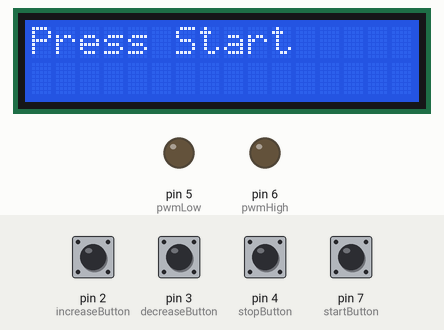
This sketch was run on a simulated Arduino Uno, built with avr-gcc and run on an emulated ATmega328P. Parts: 16×2 character LCD, output pins drawn as LEDs (lit = HIGH). The inputs (shaded band) are chosen by the test bench; at power-on: pin 2 (increaseButton), pin 3 (decreaseButton), pin 4 (stopButton), pin 7 (startButton) HIGH.

Above: at 4.2 s.
4.3 s: pin 7 (startButton) pulled LOW for 0.15 s
At 4.9 s:
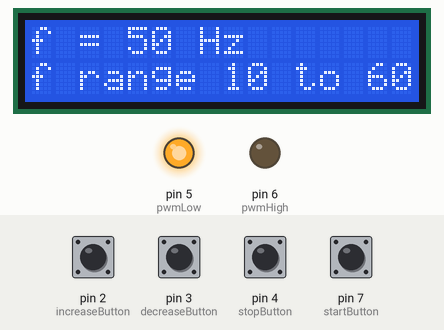
5.9 s: pin 4 (stopButton) pulled LOW for 0.15 s
At 6.2 s:
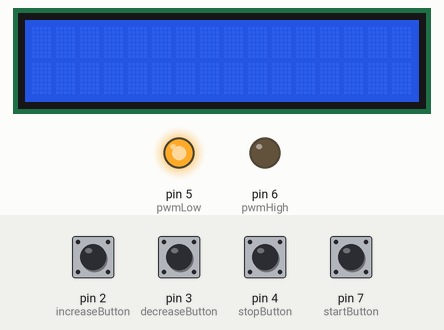
7.5 s: pin 7 (startButton) pulled LOW for 1 s
At 8.6 s:
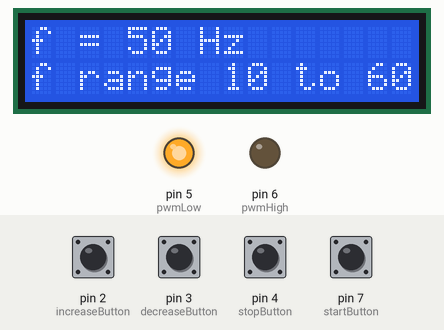
10.0 s: pin 2 (increaseButton) pulled LOW for 0.15 s
At 11.3 s:
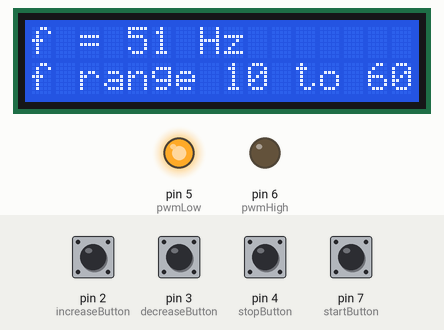
11.6 s: pin 4 (stopButton) pulled LOW for 1 s
At 13.5 s:
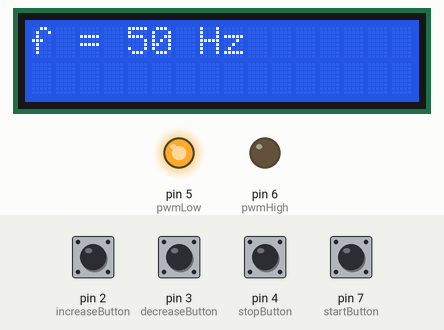
Timing chart, 0 to 15.0 s (numbered marks = the images above; inputs shaded):
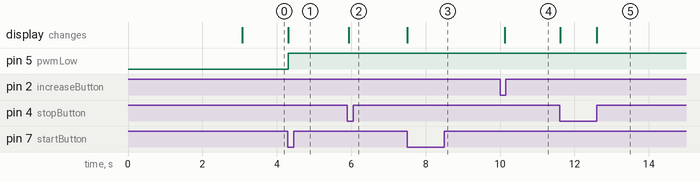

The sketch:

sketch_apr25a.ino
```cpp
#include <LiquidCrystal.h>

const int increaseButton = 2;  // Pin connected to increase frequency button (Active-LOW)
const int decreaseButton = 3;  // Pin connected to decrease frequency button (Active-LOW)
const int stopButton = 4;      // Pin connected to stop button (Active-LOW)
const int startButton = 7;     // Pin connected to start button (Active-LOW)

const int pwmHigh = 6;  // PWM High side output pin for VFD control
const int pwmLow = 5;   // PWM Low side output pin for VFD control
const int lcdRS = 13, lcdEn = 12, lcdD4 = 11, lcdD5 = 10, lcdD6 = 9, lcdD7 = 8;

LiquidCrystal lcd(lcdRS, lcdEn, lcdD4, lcdD5, lcdD6, lcdD7);  // Initialize LCD

const int numReadings = 10;
int readings[numReadings];  // the readings from the analog input
int index = 0;              // the index of the current reading
int total = 0;              // the running total
int average = 0;            // the average

const int frequencyMin = 10;
const int frequencyMax = 60;
int frequency = 50;
int freqTriangle = 5000;
int freqError = 5;
unsigned long previousMillis = 0;
const long interval = 20;  //interval at which to blink (milliseconds)

volatile bool increaseFlag = false;
volatile bool decreaseFlag = false;

void setup() {
  pinMode(startButton, INPUT_PULLUP);
  pinMode(stopButton, INPUT_PULLUP);
  pinMode(increaseButton, INPUT_PULLUP);
  pinMode(decreaseButton, INPUT_PULLUP);
  pinMode(pwmHigh,OUTPUT);
  pinMode(pwmLow,OUTPUT);

  lcd.begin(16, 2);
  lcd.print("Hello World!");
  delay(3000);
  lcd.clear();
  lcd.print("Press Start");
  for (int thisReading = 0; thisReading < numReadings; thisReading++) {
    readings[thisReading] = 0;
  }

  attachInterrupt(digitalPinToInterrupt(increaseButton), increaseISR, FALLING);
  attachInterrupt(digitalPinToInterrupt(decreaseButton), decreaseISR, FALLING);
}

void loop() {
  static bool started = false;
  static bool stopped = false;
  static int prevFrequency = frequency;

  if (digitalRead(startButton) == LOW && !started) {
    started = true;
    stopped = false;
    lcd.clear();
    lcd.print("f = " + String(frequency) + " Hz");
    lcd.setCursor(0, 1);
    lcd.print("f range 10 to 60 Hz");
  }

  if (started) {
    unsigned long currentMillis = millis();

    if (increaseFlag) {
      increaseFlag = false;
      if (frequency < frequencyMax) {
        frequency++;
      }
    }

    if (decreaseFlag) {
      decreaseFlag = false;
      if (frequency > frequencyMin) {
        frequency--;
      }
    }

    if (currentMillis - previousMillis >= interval) {
      previousMillis = currentMillis;
      updatePWM(frequency);
    }

    if (digitalRead(stopButton) == LOW) {
      stopped = true;
      started = false;
      lcd.clear();
      frequency = 50;
      while (digitalRead(stopButton) == LOW);
    }

    if (frequency != prevFrequency) {
      lcd.setCursor(0, 0);
      lcd.print("f = " + String(frequency) + " Hz");
      prevFrequency = frequency;
    }
  }
}

void updatePWM(int frequency) {
  int amplitude = 128;  // Adjust this for desired output range (0-255)
  for (int i = 0; i < 256; i++) {
    // Calculate sine wave value (0 to peak-to-peak amplitude)
    float sineValue = amplitude * sin(2 * PI * frequency * millis() / 1000.0);
    float triangleValue ;
    // Calculate triangle wave value (peak-to-peak amplitude is 256)
    if ( sineValue > 0 ) {
      triangleValue = triangularWave(5000.0 , 128 , 128);
    }
    else {
      triangleValue = triangularWave(5000.0 , 128 , 0);
    }

    // Compare sine and triangle wave values for PWM output
    int highDutyCycle = 0;
    int lowDutyCycle = 0;
    if (sineValue > triangleValue) {
      highDutyCycle = 255;
    } else {
      lowDutyCycle = 255;
    }

    analogWrite(pwmHigh, highDutyCycle);
    analogWrite(pwmLow, lowDutyCycle);
  }
}

void increaseISR() {
  increaseFlag = true;
}

void decreaseISR() {
  decreaseFlag = true;
}

float triangularWave(float frequency, float amplitude, float offset) {
  float phase = (millis() * frequency) / 1000.0; // calculate phase based on time and frequency
  phase = phase - floor(phase); // wrap phase to 0-1 range
  float value;
  if (phase < 0.5) {
    value = (phase / 0.5) * amplitude + offset;
  } else {
    value = (1 - (phase - 0.5) / 0.5) * amplitude + offset;
  }
  return value;
}
```

Measured:
- after the input at 4.3 s, pin 5 (pwmLow): LOW → HIGH at once; the display: changes at once (image 1)
- after the input at 5.9 s, the display: changes at once (image 2)
- after the input at 7.5 s, the display: changes at once (image 3)
- after the input at 10.0 s, the display: changes after 0.13 s (image 4)
- after the input at 11.6 s, the display: first changes at once (image 5 shows a later state)
